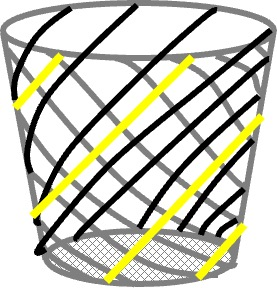
%> input picture TrashBoxImage.jpg, 277 x 288 px
$ octave --eval "result = TS_GetSNVolumedata_v2(imread('../TrashBoxImage.jpg'));"   (GNU Octave 9; MATLAB toolbox functions it lacks are replaced by stand-ins)
%> lines starting %> are read from the running program, lines starting %| are printed output that depends on the picture
### 00_BasicFunction/TS_GetBackgroundValue.m
function [M,expectS] = TS_GetBackgroundValue(im)
% TS_GetBackgroundValue(im)
% if islogical im
% output = false
%
% if Maximum == Minimum
% output = Maximum
%
% else
% level = graythresh(im); offcuz, After Normalized...
% im = im(im < level);
% Then, Smoothing Histgram for Ragh mode value...
%
%
% edit help, 2019,08,10, by Sugashi
% Add Expect Signal, 2019, Oct. 9th, by Sugashi,

% warning([mfilename ' -->This Function has posibility a bag.'])
% warning('    -->New Function TS_GetBackgroundValue_GaussianFit')
IM = im;
if numel(im)<1
    M = nan;
    expectS = nan;
    return
elseif numel(im) <= 3
    M = mode(IM(IM<max(IM(:))));
    expectS = max(im(:));
    return
end


try
if islogical(IM)
    M = false;
    expectS = true;
    return
end
im = double(im);
Maximum = max(im(:));
Minimum = min(im(:));
if Maximum == Minimum || isnan(Maximum)
    M = Maximum;
    expectS = Maximum;
    return
end
Nim = (im - Minimum) / (Maximum - Minimum);
Level = graythresh(Nim);
expectS = im(Nim>Level); %% version Oct.19,
im = im(Nim <= Level);
if isempty(im)
    M = nan;
    expectS = nan;
    return
elseif numel(im) <= 3
    M = mode(IM(IM<max(IM(:))));
    expectS = max(im(:));
    return
end
Maximum = max(im(:));
BIN = min(Maximum-Minimum,256);
[h,x] = hist(round(im(:)),linspace(Minimum,Maximum,BIN));
[~,ind] = findpeaks(h);
if numel(ind)<3
    [~,ind] = max(h);
    ind = ind(1);
else
    ind = mean(diff(ind(1:3)));
end
wid_siz = round(ind/2);
wid_siz = wid_siz + (ceil(wid_siz/2)==floor(wid_siz/2));
wid_siz = max(wid_siz,3);
h = TS_MovingAverage(h,wid_siz);
[~,ind] = max(h);
M =feval(class(IM), x(ind));
expectS = mean(expectS);
catch err
    % almost ..Warning: Data set must contain at least 3 samples.
%     disp(mfilename)
%     warning(err.message)
%     M = mode(IM(IM<Maximum));
    M = Minimum;
    expectS = Maximum;
    if isempty(M)
        M = nan;
    end

end

### 00_BasicFunction/TS_MovingAverage.m
function A = TS_MovingAverage(data,val)
% Input is Vector data and windwsize si nessesary integer number

if ~isvector(data)
    error('Input is not vector....TS_MovingAverage');
end
if or(isempty(data),val<=1)
    A = data;
    return
end
siz = size(data);

data = double(data(:));

%% odd number
if ceil(val/2)~=floor(val/2)
    % pdata = padarray(data,[val 0],'replicate');
    pdata = padarray(data,[(val+1)/2 0],'symmetric');
     % reverse value
    pdata(1:(val-1)/2) =  data(1) - (pdata(1:(val-1)/2)-data(1));
    pdata(end-(val-1)/2+1:end) = data(end) - (pdata(end-(val-1)/2+1:end) - data(end));
     % erase endpoint of input data
    pdata([(val-1)/2+1 length(pdata)-(val-1)/2]) = [];
    Filter_data = filter(ones(val,1),val,pdata,[],1);
    ind = 1:length(Filter_data);
    Index = and(ind>=val, ind<length(ind)+val-1);

    A = Filter_data(Index);
    A = reshape(A,siz);

%     figure,plot(data,'o:'),
%     hold on
%     plot(pdata,'ro:')
%     plot(Filter_data(Index),'go:')
%
    %% check figure
% [10 lines of commented-out code are left out]

%% even number
elseif ceil(val/2)==floor(val/2)
    vali = (val-1)*2 + 1;
    x = (1:length(data))';
    xi = (1:0.5:length(data))';
    datai = interp1(x,data,xi,'linear');

    datai = TS_MovingAverage(datai,vali);
    datai(2:2:end-1) = [];
    A = datai;
else
    error('Input is not correct ')
end

### 00_BasicFunction/TS_GetSNVolumedata_v2.m
function SNR = TS_GetSNVolumedata_v2(Image)

SignalRatio = 0.05;
S = zeros(1,size(Image,3));
N = S;
%> N = [0 0 0]
Min = S;
%> Min = [0 0 0]
Max = S;
%> Max = [0 0 0]
Ave = S;
%> Ave = [0 0 0]
parfor n = 1:size(Image,3)
    im = Image(:,:,n);
    Max(n) = max(im(:));
    Min(n) = min(im(:));
    Ave(n) = mean(im(:));
    N(n) = TS_GetBackgroundValue(im);
    im = sort(im(:),'descend');
    S(n) = mean(im(1:round(length(im)*SignalRatio)));

end
%> this loop made 3 passes
%> (Level in TS_GetBackgroundValue, BIN in TS_GetBackgroundValue, wid_siz in TS_GetBackgroundValue) on passes 1 to 3: (0.651, 166, 5), (0.651, 166, 3), (0.631, 161, 3)
%> pass 1, in TS_GetSNVolumedata_v2, `im = Image(:,:,n);`:
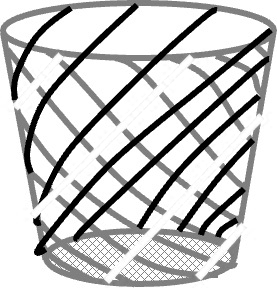
%> im: size 288x277 uint8; min 0, max 255, mean 200.4
%> after the loop, Ave = [200.4 200.4 185.4]; Max = [255 255 255]; S = [255 255 255]
SNR.Signal = S;
%> SNR.Signal = [255 255 255]
SNR.Noise = N;
%> SNR.Noise = [0 0 0]
SNR.Maximum = Max;
%> SNR.Maximum = [255 255 255]
SNR.Minimum = Min;
%> SNR.Minimum = [0 0 0]
SNR.Average = Ave;
%> SNR.Average = [200.4 200.4 185.4]
%> `result = TS_GetSNVolumedata_v2(imread('../TrashBoxImage.jpg'));`: result = {Signal [255 255 255], Noise [0 0 0], Maximum [255 255 255], Minimum [0 0 0], Average [200.4 200.4 185.4]}
